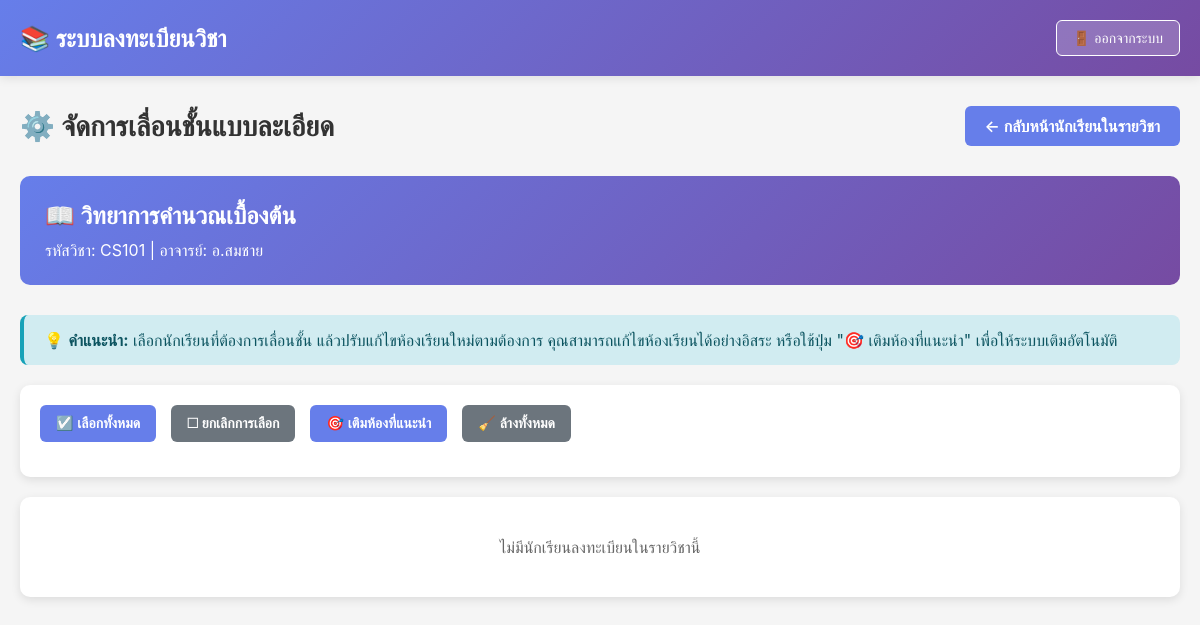
The app's page /admin/bulk-promotion.php?course_id=1 (signed in) with its own data.
### tables this page shows
CREATE TABLE courses (
    id INT AUTO_INCREMENT PRIMARY KEY,
    course_code VARCHAR(50) NOT NULL,
    course_name VARCHAR(255) NOT NULL,
    teacher_name VARCHAR(150) NOT NULL,
    credits INT NOT NULL,
    schedule_day VARCHAR(100),
    schedule_time VARCHAR(50),
    max_seats INT NOT NULL DEFAULT 30,
    grade_level INT NOT NULL COMMENT '4, 5, 6 (ชั้นปี)',
    semester INT NOT NULL COMMENT '1, 2',
    classroom VARCHAR(50) NOT NULL COMMENT 'ห้องเรียน เช่น ม.4/1',
    max_enrollments INT NOT NULL DEFAULT 999 COMMENT 'Block course: จำนวนวิชาสูงสุด',
    academic_year INT NOT NULL DEFAULT 2024,
    status ENUM('open', 'closed') DEFAULT 'open',
    description TEXT,
    created_at TIMESTAMP DEFAULT CURRENT_TIMESTAMP,
    updated_at TIMESTAMP DEFAULT CURRENT_TIMESTAMP ON UPDATE CURRENT_TIMESTAMP,
    UNIQUE KEY unique_course_period (course_code, grade_level, semester, classroom, academic_year),
    INDEX idx_course_code (course_code),
    INDEX idx_grade_level (grade_level),
    INDEX idx_semester (semester),
    INDEX idx_classroom (classroom),
    INDEX idx_status (status),
    INDEX idx_academic_year (academic_year)
);

### admin/bulk-promotion.php (the view, shortened to what this page needs)
<?php
include '../config.php';
$course_id = (int)($_GET['course_id'] ?? 0);
$course_query = "SELECT * FROM courses WHERE id = ?";
$course_stmt = $conn->prepare($course_query);
$course_stmt->bind_param("i", $course_id);
$course_stmt->execute();
$course_result = $course_stmt->get_result();
$course = $course_result->fetch_assoc();
$enrolled_students = [];
?>
<!DOCTYPE html>
<html lang="th">
<head>
</head>
<body>
    <div class="navbar">
        <div class="navbar-container">
            <div class="navbar-brand">📚 <?php echo SITE_NAME; ?></div>
            <a href="../logout.php" class="btn-logout">🚪 ออกจากระบบ</a>
        </div>
    </div>
    <div class="container">
        <div class="page-header">
            <h2>⚙️ จัดการเลื่อนชั้นแบบละเอียด</h2>
            <a href="course-students.php?course_id=<?php echo $course_id; ?>" class="btn-back">← กลับหน้านักเรียนในรายวิชา</a>
        </div>
        <div class="course-info-card">
            <h3>📖 <?php echo htmlspecialchars($course['course_name']); ?></h3>
            <p>รหัสวิชา: <?php echo htmlspecialchars($course['course_code']); ?> |
            อาจารย์: <?php echo htmlspecialchars($course['teacher_name']); ?></p>
        </div>
        <div class="alert alert-info">
            💡 <strong>คำแนะนำ:</strong> เลือกนักเรียนที่ต้องการเลื่อนชั้น แล้วปรับแก้ไขห้องเรียนใหม่ตามต้องการ
            คุณสามารถแก้ไขห้องเรียนได้อย่างอิสระ หรือใช้ปุ่ม "🎯 เติมห้องที่แนะนำ" เพื่อให้ระบบเติมอัตโนมัติ
        </div>
        <div class="controls-section">
            <div class="controls-row">
                <button type="button" onclick="selectAll()" class="btn btn-primary">☑️ เลือกทั้งหมด</button>
                <button type="button" onclick="selectNone()" class="btn btn-secondary">☐ ยกเลิกการเลือก</button>
                <button type="button" onclick="fillSuggestedClasses()" class="btn btn-primary">🎯 เติมห้องที่แนะนำ</button>
                <button type="button" onclick="clearAllClasses()" class="btn btn-secondary">🧹 ล้างทั้งหมด</button>
            </div>
        </div>
        <?php if (!empty($enrolled_students)): ?>
            <form method="POST" id="promotionForm">
                <input type="hidden" name="action" value="bulk_promote">
                <div class="students-table-container">
                    <div class="table-header">
                        👨‍🎓 รายชื่อนักเรียน (<?php echo count($enrolled_students); ?> คน)
                    </div>
                    <table class="students-table">
                        <thead>
                            <tr>
                                <th width="50">
                                    <input type="checkbox" id="selectAllCheckbox" onchange="toggleAll(this)">
                                </th>
                                <th>รหัสนักเรียน</th>
                                <th>ชื่อ-นามสกุล</th>
                                <th>ห้องปัจจุบัน</th>
                                <th>ห้องใหม่</th>
                                <th>ห้องที่แนะนำ</th>
                            </tr>
                        </thead>
                        <tbody>
                            <?php foreach ($enrolled_students as $student): ?>
                                <tr>
                                    <td class="checkbox-cell">
                                        <input type="checkbox"
                                               name="student_ids[]"
                                               value="<?php echo $student['id']; ?>"
                                               class="student-checkbox"
                                               onchange="updateSelectedCount()">
                                    </td>
                                    <td><?php echo htmlspecialchars($student['student_id']); ?></td>
                                    <td><?php echo htmlspecialchars($student['full_name']); ?></td>
                                    <td>
                                        <span class="class-current">
                                            <?php echo htmlspecialchars($student['class_room'] ?: 'ไม่ระบุ'); ?>
                                        </span>
                                    </td>
                                    <td>
                                        <input type="text"
                                               name="new_classes[<?php echo $student['id']; ?>]"
                                               class="class-input new-class-input"
                                               placeholder="ห้องใหม่"
                                               data-student-id="<?php echo $student['id']; ?>">
                                    </td>
                                    <td style="color: #28a745; font-weight: 600;">
                                        <?php
                                        $suggested = promoteClassRoom($student['class_room']);
                                        echo htmlspecialchars($suggested ?: 'ไม่มีคำแนะนำ');
                                        ?>
                                        <input type="hidden"
                                               class="suggested-class"
                                               data-student-id="<?php echo $student['id']; ?>"
                                               value="<?php echo htmlspecialchars($suggested); ?>">
                                    </td>
                                </tr>
                            <?php endforeach; ?>
                        </tbody>
                    </table>
                    <div class="form-actions">
                        <div class="selected-info">
                            เลือกแล้ว: <span id="selectedCount">0</span> คน
                        </div>
                        <div>
                            <button type="submit" class="btn btn-success" onclick="return confirmPromotion()">
                                🎓 เลื่อนชั้นนักเรียนที่เลือก
                            </button>
                            <a href="course-students.php?course_id=<?php echo $course_id; ?>" class="btn btn-secondary">
                                ❌ ยกเลิก
                            </a>
                        </div>
                    </div>
                </div>
            </form>
        <?php else: ?>
            <div class="students-table-container">
                <div style="text-align: center; padding: 40px; color: #666;">
                    ไม่มีนักเรียนลงทะเบียนในรายวิชานี้
                </div>
            </div>
        <?php endif; ?>
    </div>
</body>
</html>

### admin/bulk-promotion.php (style rules this page uses)
* { margin: 0; padding: 0; box-sizing: border-box; }
body { font-family: -apple-system, BlinkMacSystemFont, 'Segoe UI', Roboto, sans-serif; background: #f5f5f5; }
.navbar { background: linear-gradient(135deg, #667eea 0%, #764ba2 100%); color: white; padding: 20px 0; box-shadow: 0 2px 10px rgba(0,0,0,0.1); }
.navbar-container { max-width: 1200px; margin: 0 auto; padding: 0 20px; display: flex; justify-content: space-between; align-items: center; }
.navbar-brand { font-size: 24px; font-weight: 700; }
.btn-logout { padding: 8px 16px; background: rgba(255,255,255,0.2); color: white; border: 1px solid white; border-radius: 6px; text-decoration: none; font-size: 14px; transition: all 0.3s; }
.container { max-width: 1200px; margin: 30px auto; padding: 0 20px; }
.page-header { display: flex; justify-content: space-between; align-items: center; margin-bottom: 30px; flex-wrap: wrap; gap: 15px; }
.page-header h2 { font-size: 28px; color: #333; }
.btn-back { padding: 10px 20px; background: #667eea; color: white; text-decoration: none; border-radius: 6px; font-weight: 600; transition: all 0.3s; }
.course-info-card { background: linear-gradient(135deg, #667eea 0%, #764ba2 100%); color: white; padding: 25px; border-radius: 10px; margin-bottom: 30px; }
.course-info-card h3 { font-size: 24px; margin-bottom: 10px; }
.controls-section { background: white; padding: 20px; border-radius: 10px; box-shadow: 0 3px 10px rgba(0,0,0,0.1); margin-bottom: 20px; }
.controls-row { display: flex; gap: 15px; align-items: center; flex-wrap: wrap; margin-bottom: 15px; }
.alert { padding: 15px 20px; margin-bottom: 20px; border-radius: 8px; border-left: 4px solid; }
.alert-info { background: #d1ecf1; color: #0c5460; border-left-color: #17a2b8; }
.btn { padding: 10px 16px; border: none; border-radius: 6px; font-size: 14px; font-weight: 600; cursor: pointer; text-decoration: none; transition: all 0.3s; display: inline-flex; align-items: center; gap: 8px; }
.btn-primary { background: #667eea; color: white; }
.btn-secondary { background: #6c757d; color: white; }
.students-table-container { background: white; border-radius: 10px; box-shadow: 0 3px 10px rgba(0,0,0,0.1); overflow: hidden; }

### records on screen
courses: course_name "วิทยาการคำนวณเบื้องต้น", course_code "CS101", teacher_name "อ.สมชาย"

### other values on screen
SITE_NAME "ระบบลงทะเบียนวิชา"
